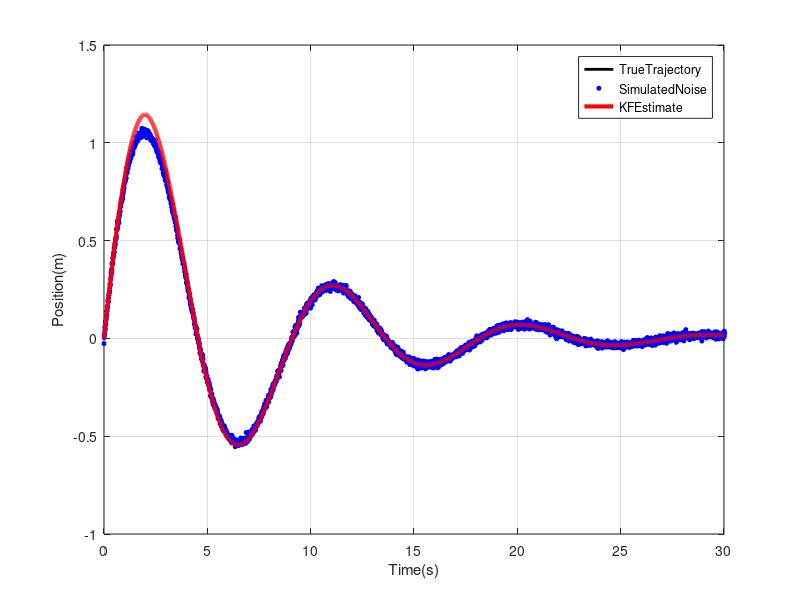
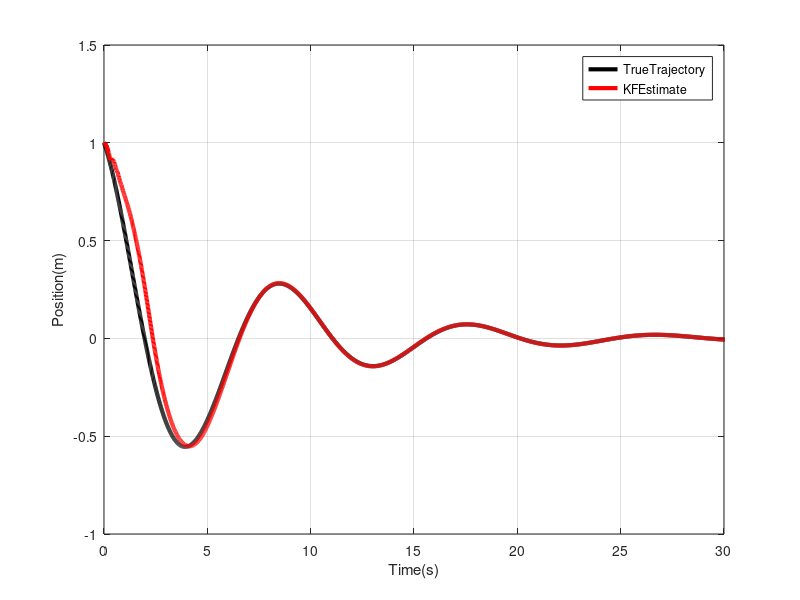
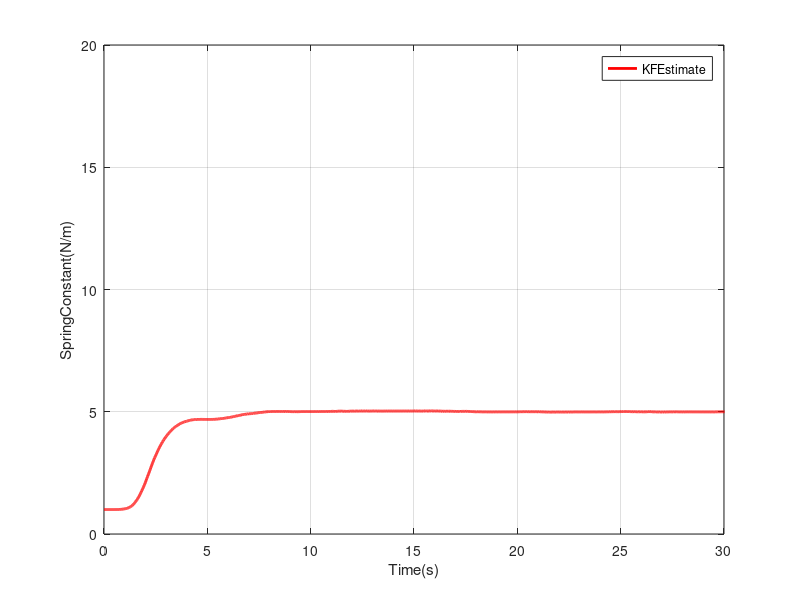
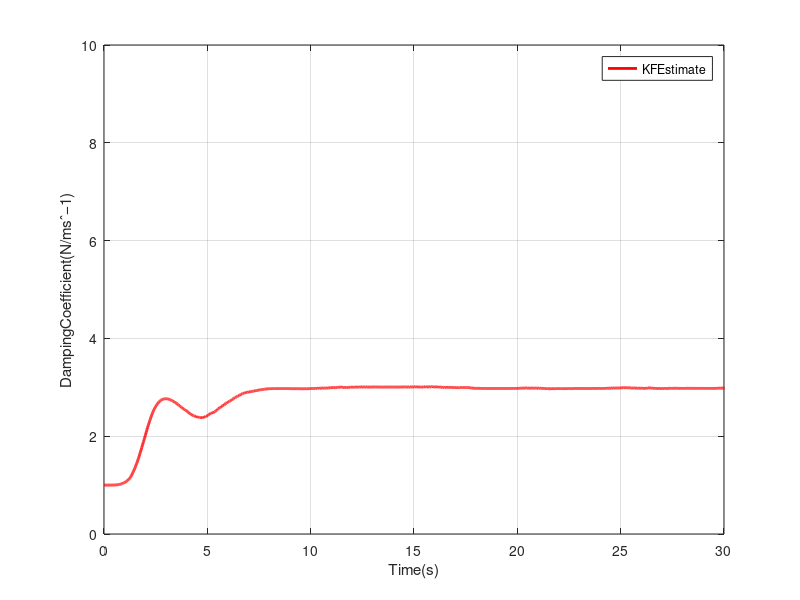

Write MATLAB code to recreate these figures, in order.
close all
clear all
clc
%model parameters
m=10;%mass
k=5;%spring constant
b=3;%damping coefficient
omega=sqrt(k/m);
gamma=b/m;

%obtaining true trajectory
A=[0 1;-k/m -b/m];%coefficientmatrixforcontinuoussystem
rhs=@(t,x)A*x;%right hand side of the function
xinit=[0;1];%initial value
h=0.01;%time step
T=100;%Final time value
time=0:h:T;%Full time scale
[t,trueTrajectory]=ode45(rhs,time,xinit);
obsNoise=0.1^2; %define observation noise level
obs=trueTrajectory(:,1);%First state is observable
obs=obs+obsNoise*randn(size(obs));%Add noise
%%Extended Kalman Filter
xs=[0;1;1;1];%Initial state estimate(position,velocity,spring constant,damping)
xsEstimate=xs;
P=diag([0.1 0.1 0.1 0.1]);%Initial covariance
varEstimate=diag(P);%Initial state variance
A0=[0 1 0 0;-xs(3)/m -xs(4)/m -xs(1)/m -xs(2)/m;0 0 0 0;0 0 0 0];%linearized continuous 
                                                                  % transition matrix)                   
F=eye(length(xs))+A0*h+(A0.^2*h.^2)/factorial(2)+(A0.^3*h.^3)...
    /factorial(3)+(A0.^4*h.^4)/factorial(4)+(A0.^5*h.^5)/factorial(5)...
    +(A0.^6*h.^6)/factorial(6);%linearized discretized transition matrix
H=[1 0 0 0];%Observation matrix
Q_variance=0.01^2;%process noise variance,a piecewise constant white noise
Q=[1/4*h^4 1/2*h^3 1/2*h^2 1/2*h^2;1/2*h^3 h^2 h h; 1/2*h^2 h 1 1;1/2*h^2 h 1 1]*Q_variance;
R=obsNoise;%Measurement Noise

for i=2:length(obs)
%Prediction step {@a, }
f={@(x1,x2,x3,x4,t)(x1+x2*t);
    @(x1,x2,x3,x4,t)(x2+(-x4/m*x2-x3/m*x1)*t);
    @(x1,x2,x3,x4,t)(x3);
    @(x1,x2,x3,x4,t)(x4)};
xs(1,1)=f{1}(xs(1),xs(2),xs(3),xs(4),h);
xs(2,1)=f{2}(xs(1),xs(2),xs(3),xs(4),h);
xs(3,1)=f{3}(xs(1),xs(2),xs(3),xs(4),h);
xs(4,1)=f{4}(xs(1),xs(2),xs(3),xs(4),h);

A0=[0 1 0 0;-xs(3)/m -xs(4)/m -xs(1)/m -xs(2)/m;0 0 0 0;0 0 0 0];
F=eye(length(xs))+A0*h+(A0^2*h^2)/factorial(2)+(A0^3*h^3)/factorial(3)+...
    (A0^4*h^4)/factorial(4)+(A0^5*h^5)/factorial(5)+(A0^6*h^6)/factorial(6);%State

P=F*P*F'+Q;
%Observation update
K=P*H'*inv(H*P*H'+R);
ee=obs(i)-H*xs;%innovation
xs=xs+K*(ee);
P=P-K*H*P;
xsEstimate(:,i)=xs(:,1);
varEstimate(:,i)=diag(P);
KalmanGain(:,i)=K;
innovation(:,i)=ee;
end


figure(1)
plot(time,trueTrajectory(:,1),'k','linewidth',2)
hold on;
plot(time,obs,'bo','markerfacecolor','b','markersize',3)
plot(time,xsEstimate(1,:),'r','linewidth',3);
axis([0 30,-1 1.5])
grid on
legend 'TrueTrajectory' 'SimulatedNoise' 'KFEstimate'
xlabel('Time(s)')
ylabel('Position(m)')

figure(2)
plot(time,trueTrajectory(:,2),'k','linewidth',3);
hold on;
plot(time,xsEstimate(2,:),'r','linewidth',3);
axis([0 30,-1 1.5])
grid on
legend 'TrueTrajectory' 'KFEstimate'
xlabel('Time(s)')
ylabel('Position(m)')

figure(3)
plot(time,xsEstimate(3,:),'r','linewidth',2);
axis([0 30 ,0 20])
grid on;
legend 'KFEstimate';
xlabel('Time(s)');ylabel('SpringConstant(N/m)')

figure(4)
plot(time,xsEstimate(4,:),'r','linewidth',2);
axis([0 30 ,0 10])
grid on;
legend 'KFEstimate';
xlabel('Time(s)');
ylabel('DampingCoefficient(N/msˆ−1)')
